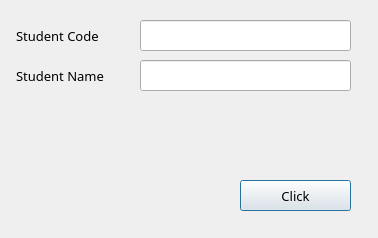
<?xml version="1.0" encoding="UTF-8"?>
<ui version="4.0">
 <class>Dialog</class>
 <widget class="QDialog" name="Dialog">
  <property name="geometry">
   <rect>
    <x>0</x>
    <y>0</y>
    <width>378</width>
    <height>238</height>
   </rect>
  </property>
  <property name="font">
   <font>
    <family>Monaco</family>
    <pointsize>10</pointsize>
   </font>
  </property>
  <property name="windowTitle">
   <string>Dialog</string>
  </property>
  <widget class="QLabel" name="label">
   <property name="geometry">
    <rect>
     <x>16</x>
     <y>60</y>
     <width>111</width>
     <height>31</height>
    </rect>
   </property>
   <property name="text">
    <string>Student Name</string>
   </property>
  </widget>
  <widget class="QLineEdit" name="lineEditName">
   <property name="geometry">
    <rect>
     <x>140</x>
     <y>60</y>
     <width>211</width>
     <height>31</height>
    </rect>
   </property>
  </widget>
  <widget class="QLabel" name="labelResponse">
   <property name="geometry">
    <rect>
     <x>20</x>
     <y>110</y>
     <width>331</width>
     <height>41</height>
    </rect>
   </property>
   <property name="text">
    <string/>
   </property>
  </widget>
  <widget class="QPushButton" name="ButtonClickMe">
   <property name="geometry">
    <rect>
     <x>240</x>
     <y>180</y>
     <width>111</width>
     <height>31</height>
    </rect>
   </property>
   <property name="text">
    <string>Click</string>
   </property>
  </widget>
  <widget class="QLabel" name="label_2">
   <property name="geometry">
    <rect>
     <x>16</x>
     <y>20</y>
     <width>111</width>
     <height>31</height>
    </rect>
   </property>
   <property name="text">
    <string>Student Code</string>
   </property>
  </widget>
  <widget class="QLineEdit" name="lineEditCode">
   <property name="geometry">
    <rect>
     <x>140</x>
     <y>20</y>
     <width>211</width>
     <height>31</height>
    </rect>
   </property>
  </widget>
 </widget>
 <resources/>
 <connections/>
</ui>
